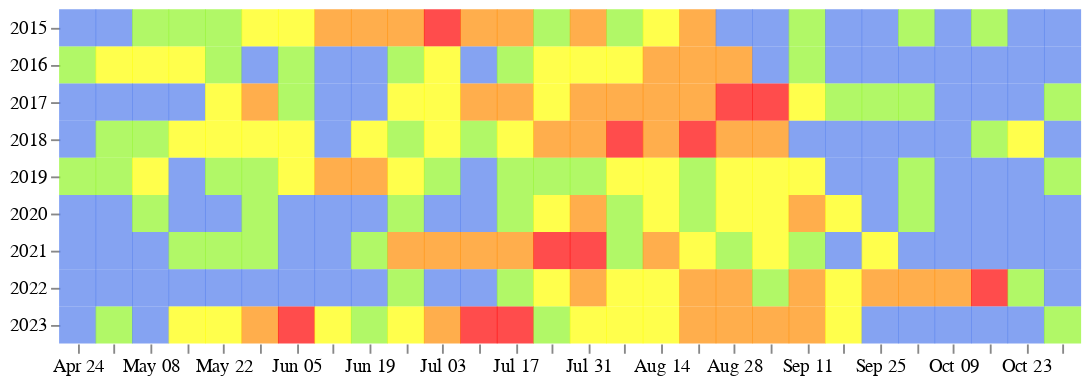

Source (notebook cell):
### Code cell
colors = alt.Scale(domain=['1', '2', '3', '4', '5'],
                       range=['#527ced', '#91f527', 'yellow', 'darkorange', 'red'])

danger_map = alt.Chart(week_danger).mark_square(size=400).encode(
    alt.X("monthdate(date):O", title=None, axis=alt.Axis(grid=False)),
    alt.Y("year:O", title=None),
    alt.Color("danger:Q", title="Drought Level", scale=colors, legend=None),
    tooltip=[
        alt.Tooltip("monthdate(date)", title="Date"),
        alt.Tooltip("danger", title="Fire Danger"),
    ],
).configure_view(
    step=12,
    strokeWidth=0
).configure_axis(
    domain=False
).properties(width=550, height=180)

danger_map

### Figure 1 — Vega-Lite specification as saved in the notebook (floating-point values rounded to 4 significant figures; data arrays with more than 128 entries replaced by an {"elided": "..."} marker saying what was removed)
{"config": {"view": {"continuousWidth": 400, "continuousHeight": 300, "step": 12, "strokeWidth": 0}, "axis": {"domain": false}}, "data": {"name": "data-5146e6d4a4af7345aac4aa5320685d91"}, "mark": {"type": "square", "size": 400}, "encoding": {"color": {"field": "danger", "legend": null, "scale": {"domain": ["1", "2", "3", "4", "5"], "range": ["#527ced", "#91f527", "yellow", "darkorange", "red"]}, "title": "Drought Level", "type": "quantitative"}, "tooltip": [{"field": "date", "timeUnit": "monthdate", "title": "Date", "type": "temporal"}, {"field": "danger", "title": "Fire Danger", "type": "quantitative"}], "x": {"axis": {"grid": false}, "field": "date", "timeUnit": "monthdate", "title": null, "type": "ordinal"}, "y": {"field": "year", "title": null, "type": "ordinal"}}, "height": 180, "width": 550, "$schema": "https://vega.github.io/schema/vega-lite/v4.17.0.json", "datasets": {"data-5146e6d4a4af7345aac4aa5320685d91": {"elided": "252 records"}}}
